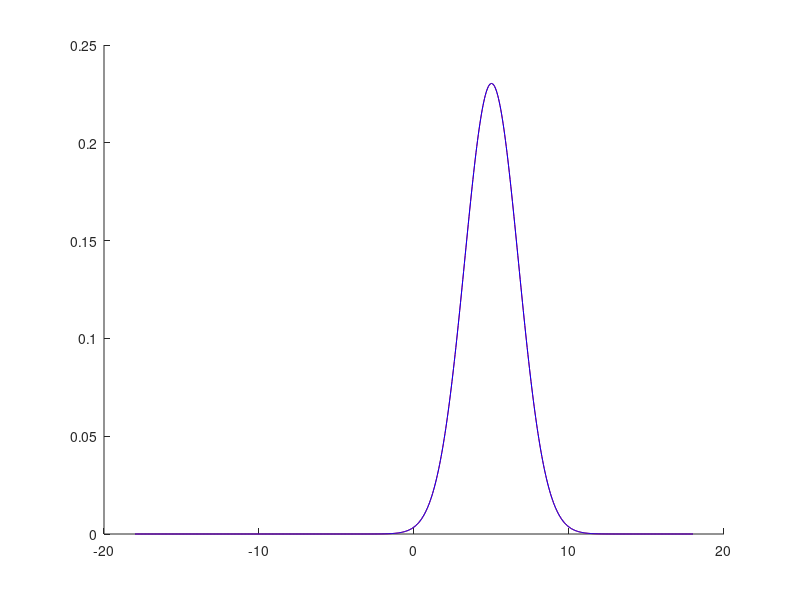

This chart was generated by the following MATLAB code:
clear all
close all 
min=-18; max=18; step=0.05;
x=min:step:max;
type='same';
con = conv(normpdf(x,1,1),normpdf(x,4,sqrt(2)),type)*step;
l1=normpdf(x,1,1); l2 = normpdf(x,4,2);
if(strcmp(type,'same')) 
    x1=min:step:max; 
else
    x1=min:step/2:max; 
end
hold all
plot(x1,con,'red');
plot(x,normpdf(x,5,sqrt(3)),'blue');
